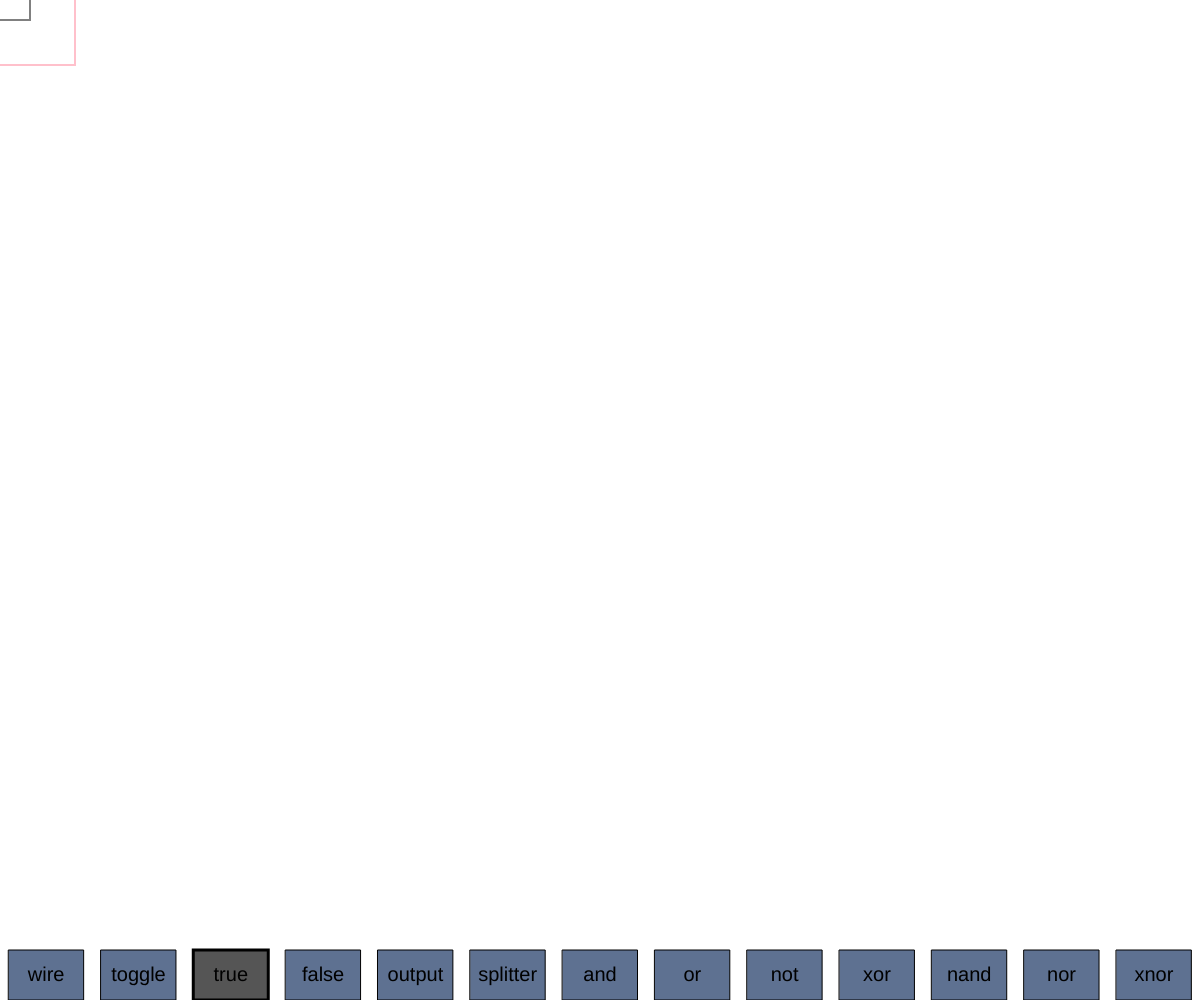
Frame 1 (no input)
Frame 60 (no input): identical to frame 1, image omitted
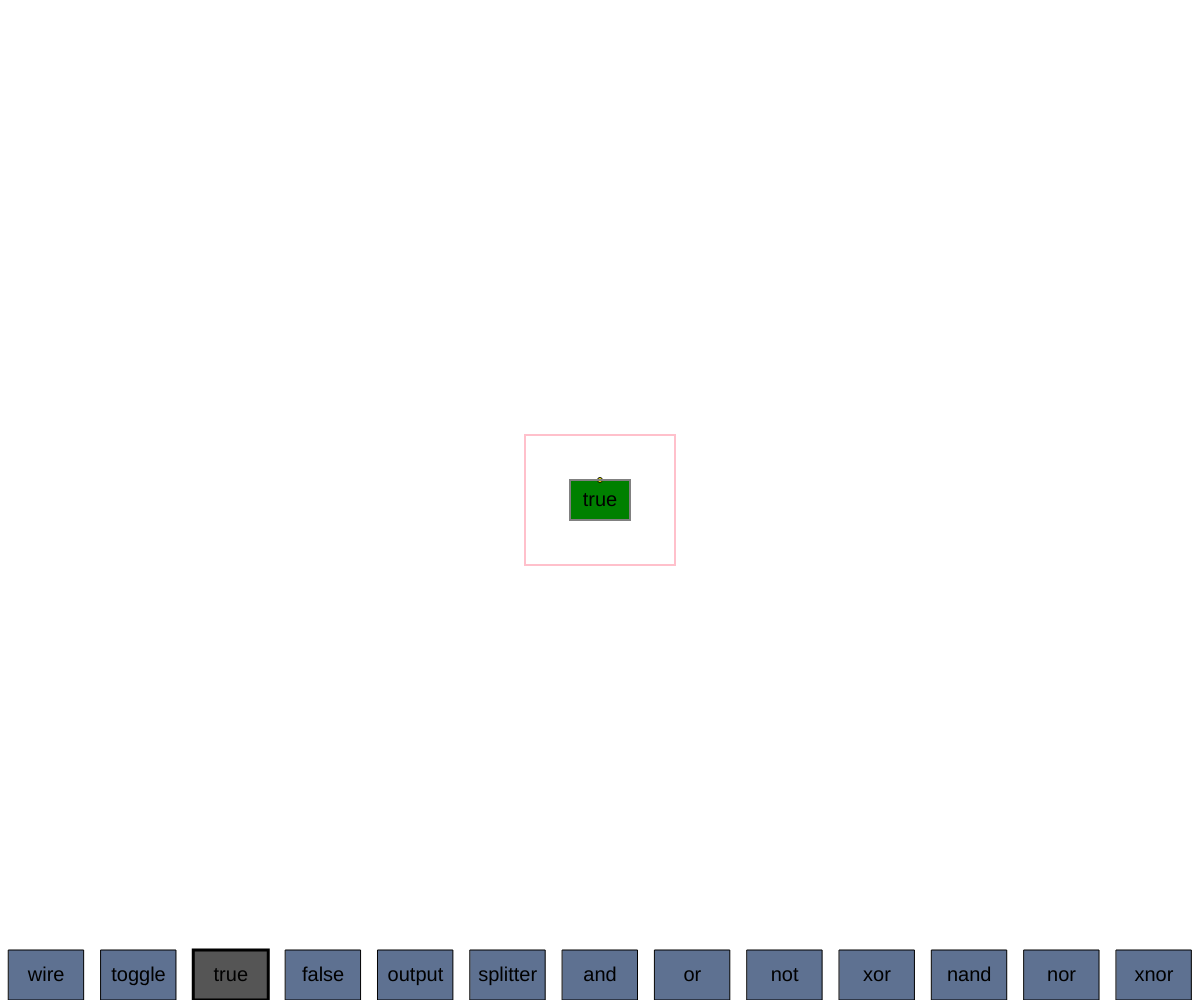
Frame 120 (the mouse pressed at the canvas centre since frame 60)

The p5.js sketch that drew these frames (run headless with seeded random() and noise() and a simulated clock; from frame 60 on, the mouse is pressed at the canvas centre):

// p5.js sketch
// ── sketch.js
// Use:
// Place logic gates on the screen and connect them with wires by dragging between nodes.
// Inputs are on the bottoms in blue. Outputs are on the tops in yellow
// Gates and wires change color in real time to depict their current value
// You can toggle true and false blocks with the toggle tool
// Output blocks are just for orginization if you want to use them
// The splitter duplicates a single input into two outputs
// You can add your own gates below.
// Also, feel free to go crazy with the config.

// Final Notes:
// I did not copy any code from the internet nor did I use inspiration for code from the internet.
// I got the idea for this project after reading about a basic text based version of this in python.
// 	That's found here: http://interactivepython.org/runestone/static/pythonds/Introduction/ObjectOrientedProgramminginPythonDefiningClasses.html#inheritance-logic-gates-and-circuits
// I have spent many hours on this. I spent at least 6 on it today alone. 
// 	I think I have rooted out all the bugs but I'm not certain.
// I protect from loops by just checking to make sure the code hasnt gotten stuck in a loop.
// 	Its a bit lazier than actually calculating loops but it works
// I also cleaned up the comments a bit.
// Also, a lot of my code is aweful. Good luck following it....
//		It's not exactly what you would call maintainable
// I think that's everything


// To add your own gate, place it at the end of the gateTypes list.
// Then set its number of inputs and outputs in the following lists
// Then set its logic in the getValue function
// You can give it's button a color if you want with the gateColors list
// Buttons are added automatically and scaled
// Then you are good to go
var gateTypes = ["wire", "toggle", "true", "false", "output", "splitter", "and", "or", "not", "xor", "nand", "nor", "xnor"]
var gateInputs = [0, 0, 0, 0, 1, 1, 2, 2, 1, 2, 2, 2, 2];
var gateOutputs = [0, 0, 1, 1, 0, 2, 1, 1, 1, 1, 1, 1, 1];
var gateColors = []

function getValue(tInputs, gate) {
	switch (gate) {
		case "and":
			return  (tInputs[0] && tInputs [1]);
		case "or":
			return (tInputs[0] || tInputs[1]);
		case "not":
			return (!tInputs[0]);
		case "splitter":
			return (tInputs[0]);
		case "output":
			return (tInputs[0]);
		case "xor":
			return ((tInputs[0] || tInputs[1]) && (tInputs[0] != tInputs[1]));
		case "nand":
			return  !(tInputs[0] && tInputs [1]);
		case "nor":
			return  !(tInputs[0] || tInputs [1]);
		case "xnor":
			return !((tInputs[0] || tInputs[1]) && (tInputs[0] != tInputs[1]));
		// Add more cases here for new gates
		default:
			throw("Gate unknown:", gate);
			return true;
	}
}	

// Config:


var infiniteLoopBreak = 1000; // The number of iterations before being considered an infinite loop. 
//												 Probably shouldn't change unless you plan to use thousands of components
var attachDist = 30; // Distance wires latch to nodes from
var nodeSize = 5; // Size of gate connectors
var wireSize = 5; // Width of wires

var gateWidth = 60;
var gateHeight = 40;

var buttonWidth = 75;
var buttonHeight = 50;
var buttonColor = "#5e7191";
var buttonMinY = buttonHeight*2; // Sets the height of the button panel 

var boundarySize = attachDist*3;  // Deadzone where gates cannot be placed relative to other gates

var wordSize = buttonHeight/2.5; // Size of words relative to button size

var scaleFactor = 1.05; // Factor by which buttons scale on screen resize

var selected = gateTypes[2]; // Which gate is selected by default


// Do not change the following
var gates = []; 

var winWidth = null; 
var winHeight = null;  

var buttons = [];

var pressed = false;
var unpressed = false;

var clickX = null;
var clickY = null;


function setup() {
	winWidth = windowWidth;
	winHeight = windowHeight;
	start = true;
	resizeScreen(true);
}

function draw() {
	resizeScreen(false);
	drawButtons();
	checkButtons();
	start = false;
	place();
	drawGates();
	drawCursor();
	
	performLogic();
	
	pressed = false;
	unpressed = false;
	
}

function cleanValues() {
	for (var i = 0; i < gates.length; i++) {
		if (gates[i].gate == "wire") {
			gates[i].value = null;
			} else {
			if (gates[i].gate !== "true" && gates[i].gate !== "false") {
				gates[i].value = null;
			}
		}
	}
}

function performLogic() {
	
	cleanValues();
	
	var starts = [];
	for (var i = 0; i < gates.length; i++) {
		if (gates[i].gate == "true" || gates[i].gate == "false") {
			starts.push(i);
		}
	}
	
	loopInd = 0
	while (starts.length > 0) {
		if (loopInd == -1) {
			break;
		}
		gateInd = starts[0];
		cGate = gates[gateInd];
		while (true) {
			loopInd++;
			if (loopInd >= infiniteLoopBreak) {
				print("Loop detected, breaking");
				cleanConnections();
				loopInd = -1;
				break;
			}
			if (gateInd == -1) {
				break;
			}
			if (cGate.gate == "wire") { // wire
				cGate.value = gates[cGate.input].value;
				// Assign wire value and move on to next gate
				gateInd = cGate.output;
				cGate = gates[gateInd]; 
				} else {
				if (cGate.inputs.length > 0) { // Gate inputs
					var tInputs = [];
					for (var i = 0; i < cGate.inputs.length; i++) {
						// Check inputs
						if (cGate.inputs[i].c == -1) {
							tInputs = null;  // Found missing input
							break; 
							} else {
							tInputs.push(gates[cGate.inputs[i].c].value);
						}
					}
					if (tInputs !== null) {
						// All inputs accounted for
						cGate.value = getValue(tInputs, cGate.gate);
						// Assign value and move on to next gate
						if (cGate.outputs.length > 0) {
							if (cGate.outputs.length > 1) { // splitter
								for (var j = 1; j < cGate.outputs.length; j++) {
									starts.push(cGate.outputs[j].c); // Add remaining outputs to starts.
									// Store other outputs and move on to next gate
								}
							}
							gateInd = cGate.outputs[0].c;
							cGate = gates[gateInd];
							} else {
							// End of line
							break;
						}
						} else {
						// Missing input, go onto next start
						break;
					}
					} else if (cGate.outputs.length > 0) { // No inputs. Contains outputs
					if (cGate.outputs.length > 1) { // splitter
						for (var j = 1; j < cGate.outputs.length; j++) {
							starts.push(gates[cGate.outputs[j].c]); // Add remaining outputs to starts.
							// Store other outputs and move on to next gate
						}
					}
					gateInd = cGate.outputs[0].c;
					cGate = gates[gateInd];
				}
			}
		}
	 	starts.splice(0, 1);
	}
	
}

function drawCursor() {
	if (isWithinScreen(mouseX, mouseY)) {
		if (selected == "wire") {
			push()
			noFill()
			stroke("grey");
			strokeWeight(2);
			ellipse(mouseX, mouseY, attachDist);
			if (clickX !== null) {
				line(clickX, clickY, mouseX, mouseY)
				ellipse(clickX, clickY, attachDist);
			}
			pop()
		} else if (selected !== "toggle") {
			push();
			rectMode(CENTER);
			noFill();
			stroke("pink");
			strokeWeight(2);
			rect(mouseX, mouseY, gateWidth + boundarySize, gateHeight + boundarySize);
			stroke("grey");
			strokeWeight(2);
			rect(mouseX, mouseY, gateWidth, gateHeight);
			pop();
		}
	}
}

function mousePressed() {
	clickX = mouseX;
	clickY = mouseY;
	pressed = true;
}

function mouseReleased() {
	unpressed = true;
}

function resizeScreen(reset) {
	// Resizes screen and updates screen elements
	createCanvas(windowWidth, windowHeight);
	background(255);
	if (width != winWidth || height != winHeight || reset) {
		// Checks if screen has resized
		winWidth = width;
		winHeight = height;
		buttons = [];
		createButtons(gateTypes.slice(), 0, height - buttonMinY, width, height, 1, true);
	}
}

function place() {
	if (isWithinScreen(mouseX, mouseY)) {
		if (selected !== "toggle") {
			if (unpressed && selected == "wire" && isWithinScreen(clickX, clickY)) {
				// place wire
				gates.push(new Wire(clickX, clickY, mouseX, mouseY));
				clickX = null;
				clickY = null;
				var start = false;
				var end = false;
				for (var i = 0; i < gates.length; i++) {
					if (gates[i].gate != "wire") {
						var connect  = gates[gates.length - 1].attach(i);
						if (connect === null) {
							start = false;
							end = false;
							break;
						}
						if (connect.s) {
							start = true;
						}
						if (connect.e) {
							end = true;
						}
					}
				}
				if (!start || !end) {
					cleanConnections();
				}
				} else if (pressed && selected != "wire") {
				// place gate
				var canPlace = true;
				for (var i = 0; i < gates.length; i++) {
					if (mouseX >= gates[i].x - gateWidth - boundarySize/2 && mouseX <= gates[i].x + gateWidth + boundarySize/2) {
						if (mouseY >= gates[i].y - gateHeight - boundarySize/2 && mouseY <= gates[i].y + gateHeight + boundarySize/2) {
							canPlace = false;
							break;
						}
					}
				}
				if (canPlace) {
					gates.push(new LogicCircuit(mouseX, mouseY, selected));
				}
			}
		} else {
			if (pressed) {
				for (var i = 0; i < gates.length; i++) {
					if (mouseX >= gates[i].x - gateWidth/2 && mouseX <= gates[i].x + gateWidth/2) {
						if (mouseY >= gates[i].y - gateHeight/2 && mouseY <= gates[i].y + gateHeight/2) {
							if (gates[i].gate == "true") {
								gates[i].gate = "false";
								gates[i].value = false;
							} else if (gates[i].gate == "false") {
								gates[i].gate = "true";
								gates[i].value = true;
							}
							break;
						}
					}
				}
			}
		}
	}
}

function isWithinScreen(x, y) {
	if(y <= height - buttonMinY) {
		return true;
	}
	return false;
}

function getButtonXMargin(numButtons, xSpace, scale) {
	// Gets space between buttons given total width and number of buttons
	var totalButtonWidth = buttonWidth*scale*numButtons;
	return (xSpace-totalButtonWidth)/numButtons;
}

function getButtonLines(bList, xSpace, scale) {
	// Returns an array of arrays containing buttons fitted to screen
	// Checks if buttons too wide
	
	var lines = [];
	var toFit = bList.slice();
	var nextFit = [];
	while (true) {
		// Calculate size of line
		var numButtons = toFit.length;
		var margin = getButtonXMargin(numButtons, xSpace, scale);
		var totalButtonWidth = buttonWidth*scale*numButtons;
		if (margin < 1) {
			if (toFit.length <= 1) {
				//throw("Buttons too large for screen")
				return null;
			}
			// Remove last button from array and add to next line
			nextFit.push(toFit.splice(-1)[0]);
			} else {
			// Line of buttons fit
			
			lines.push(toFit);
			if (nextFit.length < 1) {
				// No more buttons
				break;      
				} else {
				// Still buttons left in nextFit
				toFit = nextFit.slice();
				nextFit = [];
				
			}
		}
	}
	return lines;
}

function createButtons(bList, minX, minY, maxX, maxY, scale, buttonsFromBottom) {
	// Creates button objects that fit to screen within boundaries
	
	// Get horizontal space
	var xSpace = (maxX - minX);
	if (xSpace < 1) {
		throw("MaxX should be larger than minX");
	}
	// Get lines
	var lines = getButtonLines(bList, xSpace, scale);
	if (lines === null) {
		createButtons(bList, minX, minY, maxX, maxY, scale/scaleFactor, buttonsFromBottom);
		return;
	}
	// Check if lines fit vertically
	var yMargin = ((maxY - minY)-(lines.length*buttonHeight*scale))/lines.length;
	if (yMargin < 1) {
		createButtons(bList, minX, minY, maxX, maxY, scale/scaleFactor, buttonsFromBottom);
		return;
	}
	
	// Get buttons from line
	for (var i=0; i<lines.length; i++) {
		var margin = getButtonXMargin(lines[i].length, xSpace, scale);
		for (var j=0; j<lines[i].length; j++) {
			if (buttonsFromBottom) {
				var bY = maxY - ((i+1)*buttonHeight*scale + i*yMargin) ;
				} else {
				var bY = minY + (i*buttonHeight*scale + i*yMargin);      
			}
			buttons.push(new Button(lines[i][j], j*buttonWidth*scale + j*margin + margin/2 + minX, bY, buttonWidth*scale, buttonHeight*scale, buttonColor));
		}
	}
}

function drawButtons() {
	// Renders buttons to the canvas
	
	for (var i=0; i<buttons.length; i++) {
		buttons[i].render();
	}
}
function drawGates() {
	// Renders gates to the canvas
	
	for (var i=0; i<gates.length; i++) {
		gates[i].render();
	}
}

function checkButtons() {
	// Checks if buttons are pressed and sets gate
	
	for (var i=0; i<buttons.length; i++) {
		if (buttons[i].isPressed()) {
			selected = buttons[i].getText();
			clickX = null;
			clickY = null;
		}
	}
}

function cleanConnections() {
	for (var i = 0; i < gates.length; i++) {
		if (gates[i].gate != "wire") {
			for (var j = 0; j < gates[i].outputs.length; j++) {
				if (gates[i].outputs[j].c == gates.length -1) {
					gates[i].outputs[j].c = -1;
				}
			}
			for (var j = 0; j < gates[i].inputs.length; j++) {
				if (gates[i].inputs[j].c == gates.length -1) {
					gates[i].inputs[j].c = -1;
				}
			}
		}
	}
	gates.splice(gates.length - 1, 1);
}

Button = function(_text, x, y, w, h, c) {
	this.t = _text;
	this.x = x;
	this.y = y;
	this.w = w;
	this.h = h;
	this.c = c;
	
	this.pc = "#555555";
	
	this.getText = function() {
		return this.t;
	}
	
	this.isPressed = function () {
		if (pressed) {
			if (mouseX >= this.x && mouseX <= this.x + this.w) {
				if (mouseY >= this.y && mouseY <= this.y + this.h) {
					return true;
				}
			}
		}
		return false;
	}
	
	this.render = function() {
		push();
		if (selected == this.t) {
			strokeWeight(3);
			fill(this.pc);
			} else {
			if (gateTypes.indexOf(this.t) < gateColors.length) {
				fill(gateColors[gateTypes.indexOf(this.t)]);
			} else {
				fill(this.c);
			}
		}
		rect(this.x, this.y, this.w, this.h);
		textAlign(CENTER);
		fill("black")
		textSize(wordSize);
		var tScale = 1;
		while (textWidth(this.t) > this.w) {
			tScale/=scaleFactor;
			textSize(wordSize*tScale);
		}
		strokeWeight(0);
		stroke(0);
		text(this.t, x + w/2, y + h/2 + buttonHeight/8);
		pop();
	}
}

Wire = function(x, y, x2, y2) {
	this.x = x;
	this.y = y;
	this.x2 = x2;
	this.y2 = y2;
	
	this.gate = "wire";
	this.output = -1;
	this.input = -1;
	
	this.value = null;
	
	this.startType = null;
	this.startEnd = null;
	
	
	this.setOutput = function(ind) {
		this.output = ind;
	}
	this.setInput = function(ind) {
		this.input = ind;
	}
	
	this.checkNode = function(point, gateIndex) {
		// inputs
		for (var i = 0; i < gates[gateIndex].inputs.length; i++) {
			if (dist(point.x, point.y, gates[gateIndex].inputs[i].x, gates[gateIndex].inputs[i].y) < attachDist) {
				if (gates[gateIndex].inputs[i].c == -1) {
					gates[gateIndex].setInput(i, gates.length - 1); // Set gate input to wire
					return {x: gates[gateIndex].inputs[i].x, y: gates[gateIndex].inputs[i].y, t: "input"};
				}
			}
		}
		
		// outputs
		for (var i = 0; i < gates[gateIndex].outputs.length; i++) {
			if (dist(point.x, point.y, gates[gateIndex].outputs[i].x, gates[gateIndex].outputs[i].y) < attachDist) {
				if (gates[gateIndex].outputs[i].c == -1) {
					gates[gateIndex].setOutput(i, gates.length - 1); // Set gate output to wire
					return {x: gates[gateIndex].outputs[i].x, y: gates[gateIndex].outputs[i].y, t: "output"};
				}
			}
		}
		
		return null;
	}
	
	this.attach = function(gateIndex) {
		var points1 = this.checkNode({x: this.x, y: this.y}, gateIndex);
		var points2 = this.checkNode({x: this.x2, y: this.y2}, gateIndex);
		
		
		var connects = {s: true, e: true};
		if (points1 === null) {
			connects.s = false;
			} else {
			this.startType = points1.t;
			gates[gates.length - 1].setInput(gateIndex); // Set wire input to gate
			this.x = points1.x;
			this.y = points1.y;
		}
		if (points2 === null) {
			connects.e = false;
			} else {
			this.endType = points2.t;
			gates[gates.length - 1].setOutput(gateIndex);  // Set wire output to gate
			this.x2 = points2.x;
			this.y2 = points2.y;
		}
		if (this.input == this.output && this.input !== -1) {
			return null;
		}
		if (this.startType == this.endType && this.startType !== null) {
			return null;
		}
		return connects;
	}
	
	this.render = function() {
		push();
		if (this.value !== null) {
			if (this.value) {
				stroke("green");
				} else {
				stroke("red")
			}
			} else {
			stroke("grey")
		}
		strokeWeight(wireSize);
		line(this.x, this.y, this.x2, this.y2);
		ellipseMode(CENTER);
		strokeCap(ROUND);
		ellipse(this.x, this.y, nodeSize);
		ellipse(this.x2, this.y2, nodeSize);
		pop();
	}
}

LogicCircuit = function(x, y, gate) {
	this.x = x;
	this.y = y;
	this.gate = gate;
	
	this.value = null;
	
	this.width = gateWidth;
	this.height = gateHeight;
	
	this.numInputs = gateInputs[gateTypes.indexOf(gate)];
	this.numOutputs = gateOutputs[gateTypes.indexOf(gate)];
	
	this.inputs = null;
	this.outputs = null;
	
	this.genNodes = function(out) {
		var nodeType = "inputs";
		var num = this.numInputs;
		if (out) {
			nodeType = "outputs";
			num = this.numOutputs;
		}
		var margin = this.width/num;
		if (margin < attachDist) {
			throw("Gate width too small for attaching to all " + nodeType);
		}
		var tNodes = [];
		for (var i = 0; i < num; i++) {
			if (out) {
				tNodes.push({x: i*margin + this.x - this.width/2 + margin/2, y: this.y - this.height/2, c: -1})
				} else {
				tNodes.push({x: i*margin + this.x - this.width/2 + margin/2, y: this.y + this.height - this.height/2,  c: -1})
			}
		}  
		return tNodes;
	}
	
	this.setOutput = function(node, ind) {
		this.outputs[node].c = ind;
	}
	this.setInput = function(node, ind) {
		this.inputs[node].c = ind;
	}
	
	this.render = function() {
		if (this.inputs === null || this.outputs === null) {
			this.inputs = this.genNodes(false);
			this.outputs = this.genNodes(true);
			if (this.gate == "true") {
				this.value = true;
			}
			if (this.gate == "false") {
				this.value = false;
			}
		}
		
		push();
		if (this.value !== null) {
			if (this.value) {
				fill("green");
				} else {
				fill("red")
			}
			} else {
			fill("grey")
		}
		rect(this.x - this.width/2, this.y - this.height/2, this.width, this.height);
		ellipseMode(CENTER);
		fill("blue");
		for(var i = 0; i < this.inputs.length; i++) {
			ellipse(this.inputs[i].x, this.inputs[i].y, nodeSize);
		}
		fill("yellow");
		for(var i = 0; i < this.outputs.length; i++) {
			ellipse(this.outputs[i].x, this.outputs[i].y, nodeSize);
		}
		textAlign(CENTER);
		fill("black");
		textSize(wordSize);
		var tScale = 1;
		while (textWidth(this.gate) > buttonWidth/2) {
			tScale/=scaleFactor;
			textSize(wordSize*tScale);
		}
		text(this.gate, x, y + buttonHeight/8); // Offset to center
		pop();
	}
}
